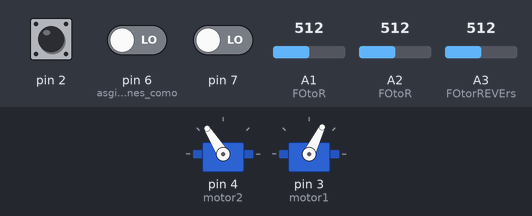
Recording of a sketch running on a simulated Arduino Uno, built with avr-gcc and run on an emulated ATmega328P. On the bench: 2 × servo. Inputs (shaded band) come from the test bench; at power-on: pin 2 HIGH, A1 (FOtoR) = 512, A2 (FOtoR) = 512, pin 6 (asginacion_de_pines_como) LOW, pin 7 LOW, A3 (FOtorREVErs) = 512. What the sketch prints to the serial monitor is not drawn.

Above: at 1.2 s.
1.3 s: pin 2 pulled LOW for 0.15 s
At 1.48 s:
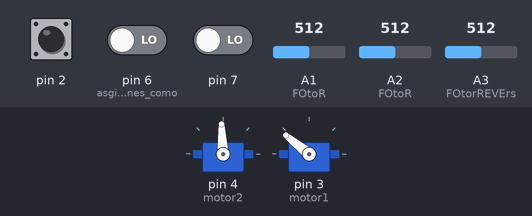
4.3 s: A1 (FOtoR) set to 410
5.8 s: A1 (FOtoR) set to 387
At 6.4 s:
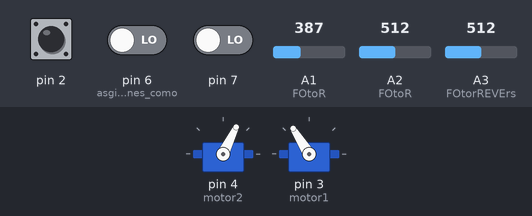
7.3 s: A2 (FOtoR) set to 364
8.8 s: A2 (FOtoR) set to 335
At 9.7 s:
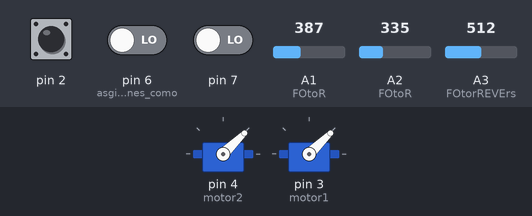
10.3 s: A2 (FOtoR) set to 163
11.8 s: A2 (FOtoR) set to 140
At 12.5 s:
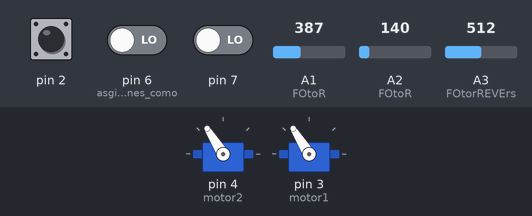
Timing chart, 0 to 14.3 s (numbered marks = the images above; inputs shaded):
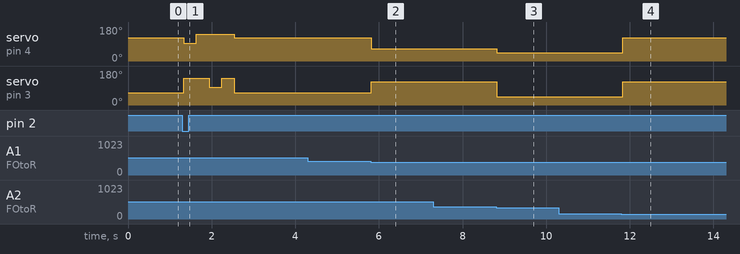

The sketch:

Codigofinal.ino
```cpp
#include <Servo.h>

Servo motor1;  // Motor 1
Servo motor2;  //  Motor 2
int valorA2; //variable sensor luz izquierdo, controla motor derecho
int valorA3; //variable sensor luz izquierdo, controla motor reversa
int valorA1; //variable sensor luz derecho, controla motor izquierdo
int antDer; //variable antena derecha
int antIzq; //variable antena izquierda
int sensorVal;
void setup() {
 pinMode(2, INPUT_PULLUP);
motor2.attach(4); //asignacion de motores a pines
motor1.attach(3);
pinMode(6, INPUT); // asginacion de pines como entradas
pinMode(7, INPUT);
pinMode(A2,INPUT);//FOtoR..izq
pinMode(A1,INPUT);//FOtoR..dere
pinMode(A3,INPUT);//FOtorREVErs

Serial.begin (9600);

}

void loop() {
int sensorVal = digitalRead(2);
Serial.println(sensorVal);
valorA2=analogRead(A2); //Valor señal de entrada sensor izquierdo
valorA3=analogRead(A3); //Valor señal de entrada sensor reversa
valorA1=analogRead(A1); //valor señal derecha
antIzq = digitalRead(6);  //lectura digital de pin iz
antDer = digitalRead(7);  //lectura digital de pin der
Serial.println (valorA1); //Visualizar valor señal en ordenador
 Serial.println (valorA2); // Visualizar valor señal en ordenador
  Serial.println (valorA3); //Visualizar valor señal en ordenador
   // Serial.println (antIzq);
     // Serial.println (antDer);
     // Serial.println (sensorVal);
      if (sensorVal==0){
        MovimientoA(antIzq,antDer); // definimos la funcion
                }
                if(sensorVal==1){
                  MovimientoFresis(valorA2,valorA1,valorA3);
                  }
}

void MovimientoA(float si, float ad){
    if(si==LOW){ //choque con la anten der
      motor2.writeMicroseconds(1500);//hacia atras
      motor1.writeMicroseconds(2000);
      delay(300);
      motor2.writeMicroseconds(2000);
      motor1.writeMicroseconds(2000);
      delay(300);
      motor2.writeMicroseconds(1300);
      motor1.writeMicroseconds(1300);
      }

    if (ad==LOW){ //choque con la anten izq
      motor2.writeMicroseconds(2000);//hacia atras
      motor1.writeMicroseconds(1500);
      delay(300);
      motor2.writeMicroseconds(2000);
      motor1.writeMicroseconds(2000);
      delay(300);
      motor2.writeMicroseconds(1300);
      motor1.writeMicroseconds(1300);
      }

 }

 void MovimientoFresis(float valorA2, float valorA1, float valorA3){
 if (valorA1>=400) {
 motor1.writeMicroseconds(1200);
 motor2.writeMicroseconds(1800);
 }
 else {
if (valorA2>=350) {
 motor1.writeMicroseconds(1800);
 motor2.writeMicroseconds(1200);
 }
 else {
  if ((valorA1>=150) && (valorA2>=150)) {
 motor1.writeMicroseconds(1000);
 motor2.writeMicroseconds(1000);
  } else {
    if (valorA3>=100) {
 motor1.writeMicroseconds(1800);
 motor2.writeMicroseconds(1800);
 }else {
 motor1.writeMicroseconds(1500);
 motor2.writeMicroseconds(1500);
 }
  }
 }

 }

}
```

CodigoFinal.RoboticaLab1.ino
```cpp
                                                                                                                                                                                                                                                                                                                                                                                                                                                                                                                                                                                                                                                                                                                                                                                                                                                                                                                                                                                                                                                                                                                                                                                                                                                                                                                                                                                                                                           
```

Measured:
- the behaviour switches between 400 and 399 on A1 (FOtoR) (found by bisection; images 1 and 2)
- the behaviour switches between 350 and 349 on A2 (FOtoR) (found by bisection; images 2 and 3)
- the behaviour switches between 150 and 149 on A2 (FOtoR) (found by bisection; images 3 and 4)
- after the input at 1.3 s, servo on pin 4 (motor2): 122° → 93° at once, → 141° 0.30 s later, → 122° 0.90 s later; servo on pin 3 (motor1): 64° → 141° at once, → 93° 0.60 s later, → 141° 0.30 s later, → 64° 0.30 s later
- after the input at 5.8 s, servo on pin 4 (motor2): 122° → 64° at once; servo on pin 3 (motor1): 64° → 122° at once
- after the input at 8.8 s, servo on pin 4 (motor2): 64° → 44° at once; servo on pin 3 (motor1): 122° → 44° at once
- after the input at 11.8 s, servo on pin 4 (motor2), servo on pin 3 (motor1): 44° → 122° at once
